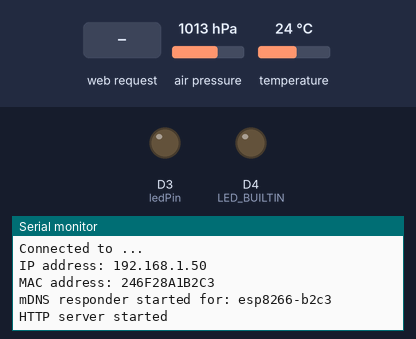
The sketch below on a simulated ESP8266 (NodeMCU). On the bench: output pins drawn as LEDs (lit = HIGH, except the on-board LED, lit = LOW), the last lines printed to the serial monitor. Inputs (shaded band) come from the test bench; at power-on: air pressure 1013 hPa, temperature 24 °C. WiFi joins after 1.5 s; servers stay silent unless stated.

Above: at 2.7 s.
2.8 s: HTTP request GET / received
At 3.7 s:
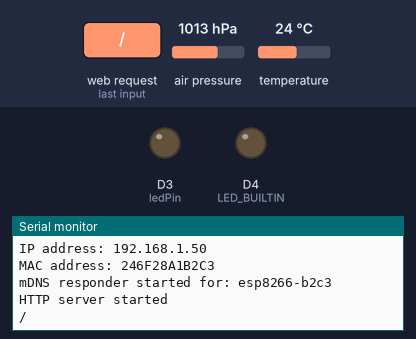
4.3 s: HTTP request GET /leds/0 received
At 4.9 s:
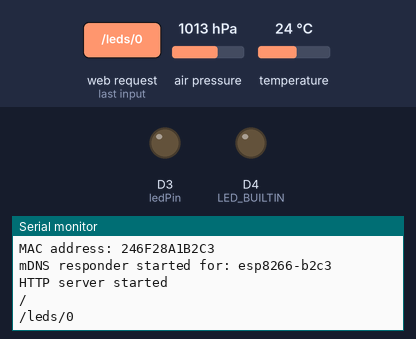

The sketch:

sensor-webserver-0.ino
```cpp
#include <ESP8266WiFi.h>
#include <WiFiClient.h>
#include <ESP8266WebServer.h>
#include <ESP8266mDNS.h>
// for BMP280:
#include <Wire.h>
#include <SPI.h>
#include <Adafruit_Sensor.h>
#include <Adafruit_BME280.h>

const char* ssid = "...";            // adapt to local WiFi
const char* password = "..."; // adapt to local WiFi
unsigned char mac[6];

const int ledPin = D3;

// Create an instance of the server
// specify the port to listen on as an argument
ESP8266WebServer server(80);

Adafruit_BME280 bme; // I2C

String ipAddress2String(const IPAddress& ipAddress)
{
  return String(ipAddress[0]) + String(".") +\
  String(ipAddress[1]) + String(".") +\
  String(ipAddress[2]) + String(".") +\
  String(ipAddress[3])  ;
}

void sendHTMLdoc() {
  digitalWrite (LED_BUILTIN, LOW );
  const char *red = "red";
  const char *black = "black";
  const char *color;
  char buffer[800];

  if (digitalRead(ledPin)) {
    color = red;
  } else {
    color = black;
  }

  float temp = bme.readTemperature();
  float pres = bme.readPressure() / 100;

  snprintf ( buffer, 800,
"<html>\n\
  <head>\n\
      <title>ESP8266 Sensor server</title>\n\
  </head>\n\
  <body> <h1>ESP8266 control</h1>\n\
    <p>\n\
      <form action=\"/leds/0\" method=\"post\">\n\
         <button type=\"submit\" name=\"on\" value=\"1\">On</button>\n\
         <span style=\"font-weight:bold;color:%s;\"> [[LED]] </span>\n\
         <button type=\"submit\" name=\"on\" value=\"0\">Off</button>\n\
      </form>\n\
    </p>\n\
    <table>\n\
        <tr><td>Temperature</td>   <td>%.02f &deg;C</td></tr>\n\
        <tr><td>Atm.pressure</td>  <td>%.02f hPa</td> </tr>\n\
        <tr><td>IP address</td>    <td>%s</td> </tr>\n\
    </table>\n\
    <p><a href=\"/\">refresh</a></p>\n\
  </body>\n\
</html>\n",
    color, temp, pres, ipAddress2String(WiFi.localIP()).c_str()
  );
  server.send ( 200, "text/html", buffer );
  digitalWrite ( LED_BUILTIN, HIGH );
}

void handleRoot() {
  Serial.println("/");
  sendHTMLdoc();
}

void handleLed0() {
  Serial.print("/leds/0 ");
  if (server.method() == HTTP_POST) {
    for (uint8_t i=0; i < server.args(); i++) {
      if (server.argName(i) == "on") {
        String argvalue = server.arg(i);
        Serial.print("on=");
        Serial.println(argvalue);
        if (argvalue == "0") {
          digitalWrite(ledPin, LOW);
        } else if (argvalue == "1") {
          digitalWrite(ledPin, HIGH);
        }
      }
    }
  }
  sendHTMLdoc();
}

void handleNotFound(){
  digitalWrite(LED_BUILTIN, LOW);
  String message = "File Not Found\n\n";
  message += "URI: ";
  message += server.uri();
  message += "\nMethod: ";
  message += (server.method() == HTTP_GET)?"GET":"POST";
  message += "\nArguments: ";
  message += server.args();
  message += "\n";
  for (uint8_t i=0; i<server.args(); i++){
    message += " " + server.argName(i) + ": " + server.arg(i) + "\n";
  }
  server.send(404, "text/plain", message);
  digitalWrite(LED_BUILTIN, HIGH);
}

void setup() {
  Serial.begin(115200);
  delay(10);

  // prepare led
  pinMode(ledPin, OUTPUT);
  digitalWrite(ledPin, LOW);

  pinMode(LED_BUILTIN, OUTPUT);
  digitalWrite(LED_BUILTIN, LOW);

  Wire.begin(4, 5); // SDA, SCL: GPIO nrs - D2, D1 - I2C for BMP
  while (!bme.begin(0x76)) {
    digitalWrite(LED_BUILTIN, LOW); // active low: LED ON
    delay(100);
    digitalWrite(LED_BUILTIN, HIGH); // active low: LED OFF
    Serial.println("Could not find a valid BMP280 sensor, check wiring!");
    delay(10000);
  }

  // Connect to WiFi network
  Serial.println();
  Serial.println();
  Serial.print("Connecting to ");
  Serial.println(ssid);

  WiFi.mode(WIFI_STA);
  WiFi.begin(ssid, password);

  while (WiFi.status() != WL_CONNECTED) {
    delay(500);
    Serial.print(".");
  }
  Serial.println("");
  Serial.print("Connected to ");
  Serial.println(ssid);
  Serial.print("IP address: ");
  Serial.println(WiFi.localIP());

  WiFi.macAddress(mac);
  Serial.print("MAC address: ");
  for (int i = 0; i < 6; i++) {
    int macbyte = mac[i];
    if (macbyte < 16) {
      Serial.print('0');
    }
    Serial.print(macbyte, HEX);
  }
  Serial.println();
  String domainname = "esp8266-" + String(mac[4] * 256 + mac[5], HEX);
  if (MDNS.begin(domainname.c_str())) {
    Serial.print("mDNS responder started for: ");
    Serial.println(domainname);
  }

  server.on("/", handleRoot);
  server.on("/leds/0", handleLed0);
  server.onNotFound(handleNotFound);

  // Start the server
  server.begin();
  Serial.println("HTTP server started");

  digitalWrite(LED_BUILTIN, HIGH); // setup complete
}

void loop() {
  server.handleClient();
}
```

Measured:
- after the input at 2.8 s, the serial monitor: prints a new line at once (image 1)
- after the input at 4.3 s, the serial monitor: prints a new line at once (image 2)
